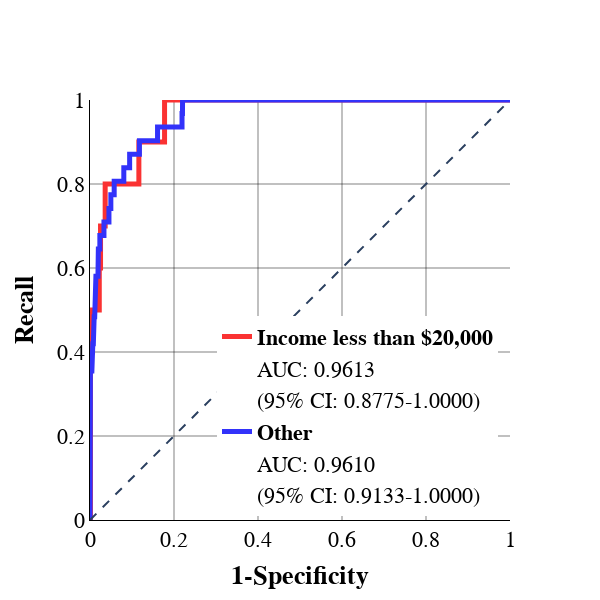

Notebook code for this chart:
### Code cell
income=test.drop(X_test[X_test['INCOME_1 - Less than $20,000'] == 0].index)
#elsee=elsee.sample(95, random_state=25)
income_predictors=income.drop(['UDPYOPI_1 - Yes'], axis=1)
income_target=income['UDPYOPI_1 - Yes']
elsee=test.drop(X_test[X_test['INCOME_1 - Less than $20,000'] == 1].index)
#pop=pop.sample(95, random_state=25)
elsee_predictors=elsee.drop(['UDPYOPI_1 - Yes'], axis=1)
elsee_target=elsee['UDPYOPI_1 - Yes']
income_prob=logit_model.predict_proba(income_predictors)
elsee_prob=logit_model.predict_proba(elsee_predictors)
plot_roc_curve2(income_target, [item[1] for item in income_prob], elsee_target, [item[1] for item in elsee_prob], 'Income less than $20,000', 'Other')

### Figure 1 — Plotly figure (JSON) as saved in the notebook; plotly's stock layout.template omitted (floating-point values rounded to 4 significant figures; data arrays with more than 128 entries replaced by an {"elided": "..."} marker saying what was removed)
{"data": [{"hoverinfo": "skip", "line": {"color": "rgba(250, 50, 50, 1.0)", "width": 5}, "name": "<b>Income less than $20,000</b>", "showlegend": true, "type": "scatter", "x": [0, 0.001003, 0.001003, 0.006018, 0.006018, 0.02207, 0.02207, 0.02508, 0.02508, 0.03611, 0.03611, 0.1163, 0.1163, 0.1244, 0.1264, 0.1294, 0.1314, 0.1775, 0.1775, 0.2086, 0.2106, 0.2668, 0.2688, 0.338, 0.34, 0.3551, 0.3571, 0.4754, 0.4774, 0.5306, 0.5326, 0.5607, 0.5647, 0.7081, 0.7111, 0.7763, 0.7783, 1], "y": [0, 0, 0.4, 0.4, 0.5, 0.5, 0.6, 0.6, 0.7, 0.7, 0.8, 0.8, 0.9, 0.9, 0.9, 0.9, 0.9, 0.9, 1, 1, 1, 1, 1, 1, 1, 1, 1, 1, 1, 1, 1, 1, 1, 1, 1, 1, 1, 1]}, {"hoverinfo": "skip", "line": {"color": "rgba(255, 255, 255, 0)", "width": 5}, "name": "AUC: 0.9613", "showlegend": true, "type": "scatter", "x": [0, 0.001003, 0.001003, 0.006018, 0.006018, 0.02207, 0.02207, 0.02508, 0.02508, 0.03611, 0.03611, 0.1163, 0.1163, 0.1244, 0.1264, 0.1294, 0.1314, 0.1775, 0.1775, 0.2086, 0.2106, 0.2668, 0.2688, 0.338, 0.34, 0.3551, 0.3571, 0.4754, 0.4774, 0.5306, 0.5326, 0.5607, 0.5647, 0.7081, 0.7111, 0.7763, 0.7783, 1], "y": [0, 0, 0.4, 0.4, 0.5, 0.5, 0.6, 0.6, 0.7, 0.7, 0.8, 0.8, 0.9, 0.9, 0.9, 0.9, 0.9, 0.9, 1, 1, 1, 1, 1, 1, 1, 1, 1, 1, 1, 1, 1, 1, 1, 1, 1, 1, 1, 1]}, {"hoverinfo": "skip", "line": {"color": "rgba(255, 255, 255, 0)", "width": 0}, "name": "(95% CI: 0.8775-1.0000)", "showlegend": true, "type": "scatter", "x": [0, 0.001003, 0.001003, 0.006018, 0.006018, 0.02207, 0.02207, 0.02508, 0.02508, 0.03611, 0.03611, 0.1163, 0.1163, 0.1244, 0.1264, 0.1294, 0.1314, 0.1775, 0.1775, 0.2086, 0.2106, 0.2668, 0.2688, 0.338, 0.34, 0.3551, 0.3571, 0.4754, 0.4774, 0.5306, 0.5326, 0.5607, 0.5647, 0.7081, 0.7111, 0.7763, 0.7783, 1], "y": [0, 0, 0.4, 0.4, 0.5, 0.5, 0.6, 0.6, 0.7, 0.7, 0.8, 0.8, 0.9, 0.9, 0.9, 0.9, 0.9, 0.9, 1, 1, 1, 1, 1, 1, 1, 1, 1, 1, 1, 1, 1, 1, 1, 1, 1, 1, 1, 1]}, {"hoverinfo": "skip", "line": {"color": "rgba(50, 50, 250, 1.0)", "width": 5}, "name": "<b>Other</b>", "showlegend": true, "type": "scatter", "x": {"elided": "483 float values"}, "y": {"elided": "483 float values"}}, {"hoverinfo": "skip", "line": {"color": "rgba(255, 255, 255, 0)", "width": 5}, "name": "AUC: 0.9610", "showlegend": true, "type": "scatter", "x": {"elided": "483 float values"}, "y": {"elided": "483 float values"}}, {"hoverinfo": "skip", "line": {"color": "rgba(255, 255, 255, 0)", "width": 0}, "name": "(95% CI: 0.9133-1.0000)", "showlegend": true, "type": "scatter", "x": {"elided": "483 float values"}, "y": {"elided": "483 float values"}}], "layout": {"font": {"color": "Black", "family": "Times New Roman", "size": 22}, "height": 600, "legend": {"x": 0.95, "xanchor": "right", "y": 0.01, "yanchor": "bottom"}, "shapes": [{"line": {"dash": "dash"}, "type": "line", "x0": 0, "x1": 1, "y0": 0, "y1": 1}], "title": {"x": 1}, "width": 600, "xaxis": {"constrain": "domain", "gridcolor": "rgba(5, 5, 5, 0.5)", "linecolor": "black", "range": [0, 1], "title": {"text": "<b>1-Specificity</b>"}}, "yaxis": {"gridcolor": "rgba(5, 5, 5, 0.5)", "linecolor": "black", "range": [0, 1], "scaleanchor": "x", "scaleratio": 1, "title": {"text": "<b>Recall</b>"}}}}
